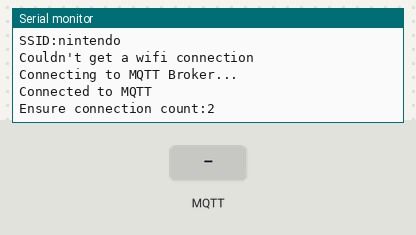
This sketch was run on a simulated ESP32. On the bench: the last lines printed to the serial monitor. Inputs (shaded band) come from the test bench. WiFi joins after 1.5 s; servers stay silent unless stated; no MQTT or app messages arrive unless stated.

Above: at 2.9 s.
3.0 s: MQTT message "1" arrives on the first subscribed topic
At 5.0 s:
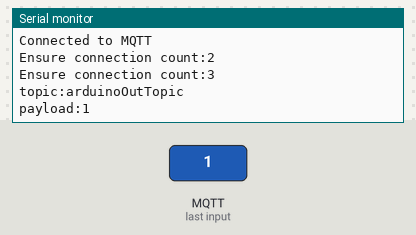
5.6 s: MQTT message "on" arrives on the first subscribed topic
At 6.6 s:
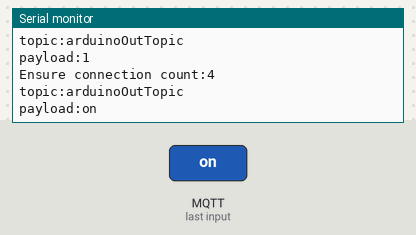
7.6 s: MQTT message "off" arrives on the first subscribed topic
At 9.3 s:
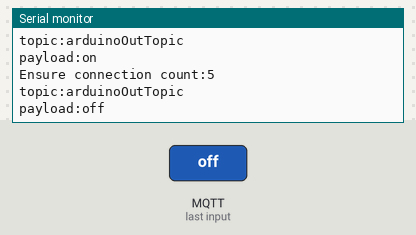
Timing chart, 0 to 10.8 s (numbered marks = the images above; inputs shaded):
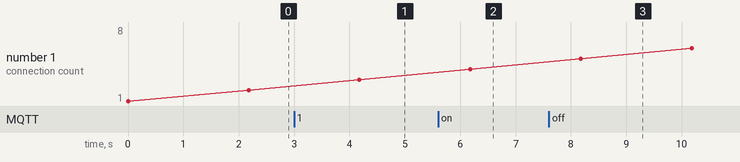

The sketch:

Mqtt.ino
```cpp
/*
 Publishing in the callback

  - connects to an MQTT server
  - subscribes to the topic "inTopic"
  - when a message is received, republishes it to "outTopic"

  This example shows how to publish messages within the
  callback function. The callback function header needs to
  be declared before the PubSubClient constructor and the
  actual callback defined afterwards.
  This ensures the client reference in the callback function
  is valid.

*/

#include <SPI.h>
#include <PubSubClient.h>
#include <WiFi.h>
#include <WiFiClient.h>

// Update these with values suitable for your network.
byte mac[]    = {  0xDE, 0xED, 0xBA, 0xFE, 0xFE, 0xED };

#define MQTT_SERVER "ec2-50-17-66-9.compute-1.amazonaws.com"
#define M2MIO_USERNAME   "device"
#define M2MIO_PASSWORD   "D2afrEXeSWumech4daSP"
#define M2MIO_DEVICE_ID "arduino-h2lo-deviceXXX"
char ssid[] = "nintendo";          //  your network SSID (name)
char pass[] = "7ustESTenedr";   // your network password
int status = WL_IDLE_STATUS;
boolean wifi_connected = false;

//char* jsonString = "hello world";
//char* jsonString = "{\"deviceId\":2,\"zoneDurations\":[{\"zoneNumber\":3,\"duration\":5000},{\"zoneNumber\":4,\"duration\":10000}],\"hour\":0,\"minute\":0}";
char* jsonString = "{\"d\":2,\"z\":1,\"s\":10}";
//char* jsonString = "test";

// Callback function header
void callback(char* topic, byte* payload, unsigned int length);

WiFiClient netClient;
PubSubClient client(MQTT_SERVER, 1883, callback, netClient);

// Callback function
void callback(char* topic, byte* payload, unsigned int length) {
  //Serial.print(F("length:"));
  //Serial.println(length);
  char message_buff[length+1];
  Serial.print(F("topic:"));
  Serial.println(topic);
  // In order to republish this payload, a copy must be made
  // as the orignal payload buffer will be overwritten whilst
  // constructing the PUBLISH packet.
  int i = 0;
  // create character buffer with ending null terminator (string)
  for(i=0; i<length; i++) {
    message_buff[i] = payload[i];
  }
  message_buff[i] = '\0';
  Serial.print(F("payload:"));
  String jsonResponse = String(message_buff);
  Serial.println(jsonResponse);

}

void setup() {
  // start serial port:
  Serial.begin(9600);
}

void loop() {
  ensure_connected();
  client.loop();
  delay(2000);
}

void ensure_connected() {
  static int failureCountMQTT = 0;
  static int failureCountWiFi = 0;
  static int ensureConnectionCount = 0;
  ensureConnectionCount++;
  Serial.print(F("Ensure connection count:"));
  Serial.println(ensureConnectionCount);
  if (!client.connected()) {
    Serial.print(F("failureCountMQTT:"));
    Serial.println(failureCountMQTT);
    failureCountMQTT++;
    if (!wifi_connected) {
      Serial.print(F("failureCountWiFi:"));
      Serial.println(failureCountWiFi);
      failureCountWiFi++;
      initWiFi();
    }
    mqtt_connect();
  } else {
    boolean publishSuccess = client.publish("arduinoOutTopic", jsonString);
  }
}

void mqtt_connect() {
    Serial.println(F("Connecting to MQTT Broker..."));
    if (client.connect(M2MIO_DEVICE_ID, M2MIO_USERNAME, M2MIO_PASSWORD)) {
      Serial.println(F("Connected to MQTT"));
      client.subscribe("arduinoOutTopic");
    } else {
      Serial.println(F("Failed connecting to MQTT"));
    }
}

void initWiFi() {
  Serial.println(F("Attempting to connect to WPA network..."));
  Serial.print(F("SSID:"));
  Serial.println(ssid);
  status = WiFi.begin(ssid, pass);
  if ( status != WL_CONNECTED) {
    Serial.println(F("Couldn't get a wifi connection"));
    wifi_connected = false;
  }
  else {
    Serial.print(F("Connected to wifi. My address:"));
    IPAddress myAddress = WiFi.localIP();
    Serial.println(myAddress);
    wifi_connected = true;
    delay(1000);
  }
}
```

Measured:
- after the input at 3.0 s, the serial monitor: prints a new line after 1.2 s (image 1)
- after the input at 5.6 s, the serial monitor: prints a new line after 0.58 s (image 2)
- after the input at 7.6 s, the serial monitor: prints a new line after 0.58 s (image 3)
